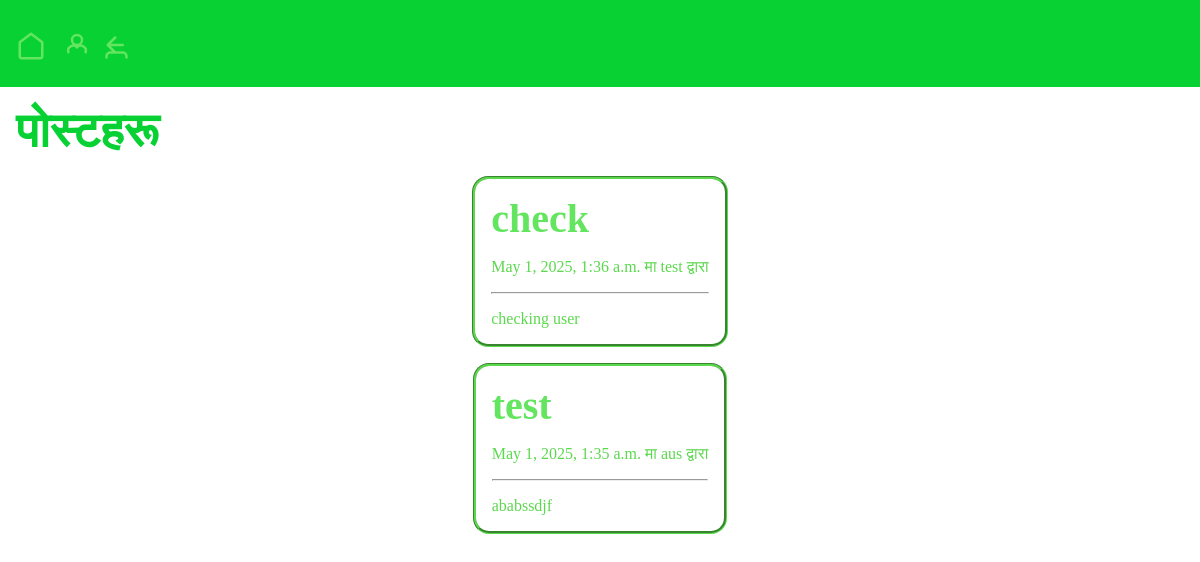
The app's page /posts/, older data.
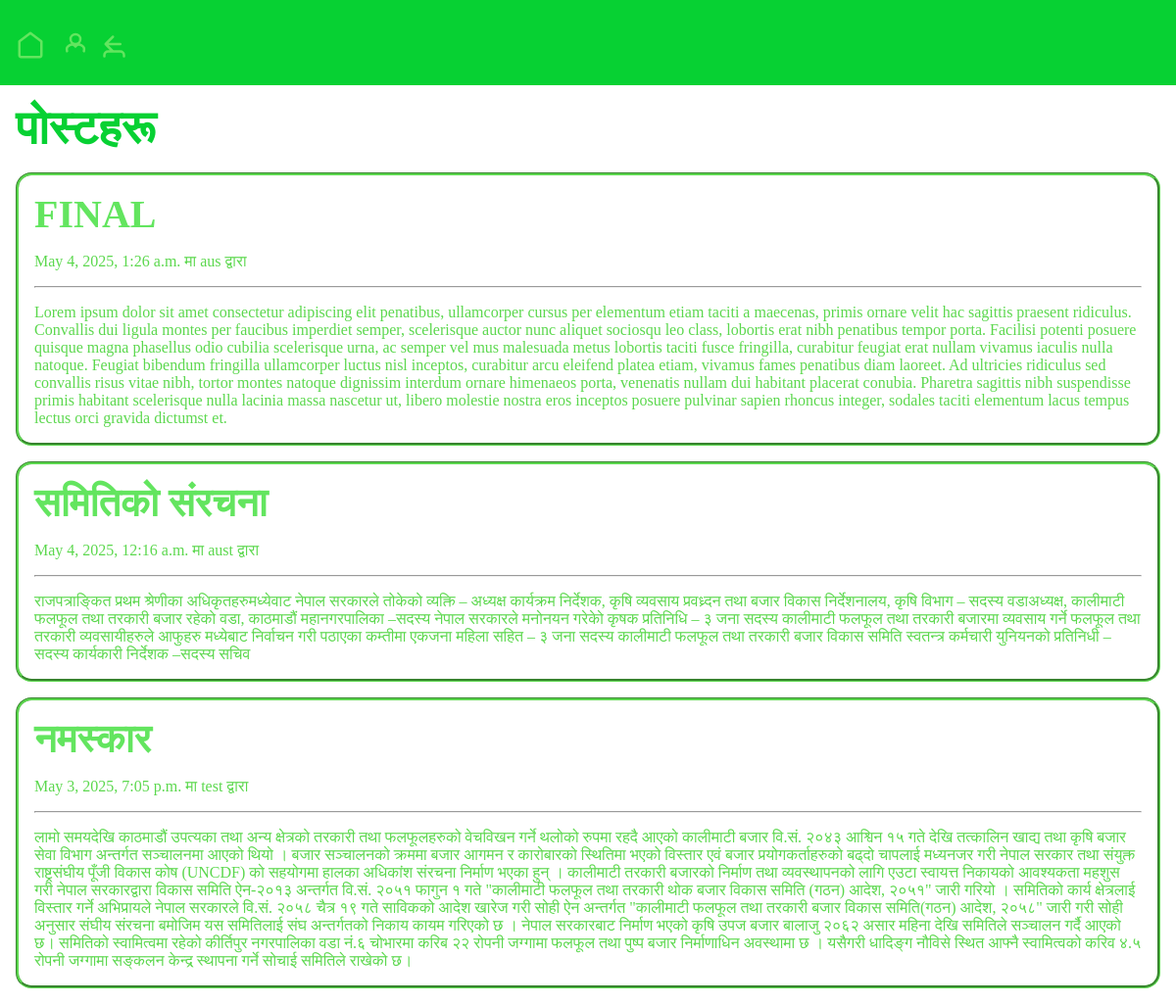
The same page, newer data.
### posts/models.py (models this page shows, shortened)
class Post(models.Model):
    CATEGORY_CHOICES = [('crops', 'बाली'), ('fertilizers', 'मलहरू '), ('market', 'बजार'), ('other', 'अन्य')]
    title = models.CharField(max_length=75)
    body = models.TextField()
    slug = models.SlugField(unique=True)
    date = models.DateTimeField(auto_now_add=True)
    banner = models.ImageField(blank=True)
    author = models.ForeignKey(User, on_delete=models.CASCADE, default=None)
    category = models.CharField(max_length=20, choices=CATEGORY_CHOICES, default='other')

### posts/views.py (the view)
# urls.py: path('', views.posts_list, name = "list"),
def posts_list(request):
    posts = Post.objects.exclude(slug='').order_by('-date')
    return render(request, 'posts/posts_list.html', {'posts': posts})

### posts/templates/posts/posts_list.html (shortened to what this page needs)
{% extends 'layout.html' %}
{% block content %}
    <section>
    <h1>पोस्टहरू  </h1>
    {% for post in posts %}
        <div class = "post-preview">
            <h2>
                {% if post.slug %}
                    <a href="{% url 'posts:page' slug=post.slug %}">
                    {{ post.title }}
                    </a>
                {% else %}
                    {{ post.title }}
                {% endif %}
            </h2>
            <p>{{ post.date }} मा {{ post.author }} द्वारा</p>
            <hr>
            <p>{{ post.body }}</p>
    </div>
    {%endfor%}
    </section>
{% endblock %}

### templates/layout.html (shortened to what this page needs)
<!DOCTYPE html>
{% load static %}
<html lang="ne">
  <head>
    <link rel="stylesheet" href="{% static 'static/css/style.css' %}" />
  </head>
  <body>
    <nav
      class="flex flex-wrap items-center justify-between p-3 bg-green-500 text-white shadow text-sm"
    >
      <div class="flex items-center gap-3">
        <a href="/" class="hover:text-lime-100" title="गृहपृष्ठ">
          <svg
            xmlns="http://www.w3.org/2000/svg"
            viewBox="0 0 24 24"
            fill="none"
            stroke="currentColor"
            width="30"
            height="30"
          >
            <path
              stroke-linecap="round"
              stroke-linejoin="round"
              stroke-width="2"
              d="M3 9.75L12 3l9 6.75V21a1.5 1.5 0 0 1-1.5 1.5h-15A1.5 1.5 0 0 1 3 21V9.75z"
            />
          </svg>
        </a>
      </div>
      <div class="flex items-center gap-4">
        {% if user.is_authenticated %}
        <form
          action="{% url 'users:logout' %}"
          method="post"
          class="flex items-center gap-2"
        >
          {% csrf_token %}
          <button title="बाहिर निस्कनु" class="hover:text-lime-100">
            <svg
              viewBox="0 0 24 24"
              fill="none"
              xmlns="http://www.w3.org/2000/svg"
              stroke="currentColor"
              width="30"
              height="30"
            >
              <path
                d="M15 12L2 12M2 12L5.5 9M2 12L5.5 15"
                stroke-width="1.5"
                stroke-linecap="round"
                stroke-linejoin="round"
              />
              <path
                d="M9.00195 7C9.01406 4.82497 9.11051 3.64706 9.87889 2.87868C10.7576 2 12.1718 2 15.0002 2L16.0002 2C18.8286 2 20.2429 2 21.1215 2.87868C22.0002 3.75736 22.0002 5.17157 22.0002 8L22.0002 16C22.0002 18.8284 22.0002 20.2426 21.1215 21.1213C20.3531 21.8897 19.1752 21.9862 17 21.9983M9.00195 17C9.01406 19.175 9.11051 20.3529 9.87889 21.1213C10.5202 21.7626 11.4467 21.9359 13 21.9827"
                stroke-width="1.5"
                stroke-linecap="round"
                stroke-linejoin="round"
              />
            </svg>
          </button>
        </form>
        {% else %}
        <a
          href="{% url 'users:register' %}"
          title="दर्ता गर्नुहोस्"
          class="hover:text-lime-100"
        >
          <svg
            xmlns="http://www.w3.org/2000/svg"
            viewBox="0 0 24 24"
            fill="none"
            stroke="currentColor"
            width="30"
            height="30"
          >
            <path
              stroke-linecap="round"
              stroke-linejoin="round"
              stroke-width="2"
              d="M5.121 17.804A4 4 0 0112 14a4 4 0 016.879 3.804M12 12a4 4 0 100-8 4 4 0 000 8z"
            />
          </svg>
        </a>
        <a
          href="{% url 'users:login' %}"
          title="लगइन"
          class="hover:text-lime-100"
        >
          <svg
            xmlns="http://www.w3.org/2000/svg"
            viewBox="0 0 24 24"
            fill="none"
            stroke="currentColor"
            width="30"
            height="30"
          >
            <path
              stroke-linecap="round"
              stroke-linejoin="round"
              stroke-width="2"
              d="M15 12H3m6-6l-6 6 6 6m9 4v-1a3 3 0 00-3-3H5a3 3 0 00-3 3v1"
            />
          </svg>
        </a>
        {% endif %}
      </div>
    </nav>
    <main class="mt-4 px-4">{% block content %} {% endblock %}</main>
  </body>
</html>

### static/static/css/style.css (style rules this page uses)
* { margin: 0; padding: 0; box-sizing: border-box; }
body { min-height: 100vh; background-color: white; color: black; font-size: 3rem; }
nav { padding: 1rem; background-color: #07d133; color: white; display: flex; justify-content: left; gap: 1rem; }
main { padding: 1rem; }
section { display: flex; flex-flow: column; gap: 1rem; }
h1 { font-size: 3rem; color: #07d133; }
h2 { font-size: 2.5rem; }
p { font-size: 1rem; }
a { text-decoration: none; color: #63e55f; }
.post-preview { display: flex; flex-direction:column; gap: 1rem; padding: 1rem; margin: auto; background-color: white; color: #5cd84e; border-radius: 1rem; border-style:groove; border-color: #5cd84e; }

Row changes from the older to the newer data that the page shows:
removed Post: title "check", date "May 1, 2025, 1:36 a.m.", author "test", body "checking user"
removed Post: title "test", date "May 1, 2025, 1:35 a.m.", author "aus", body "ababssdjf"
added Post: title "FINAL", date "May 4, 2025, 1:26 a.m.", author "aus", body "Lorem ipsum dolor sit amet consectetur adipiscing elit penatibus, ullamcorper cursus per elementum etiam taciti a maecenas, primis ornare velit hac sagittis praesent ridiculus. Convallis dui ligula montes per faucibus imperdiet semper, scelerisque auctor nunc aliquet sociosqu leo class, lobortis erat nibh penatibus tempor porta. Facilisi potenti posuere quisque magna phasellus odio cubilia scelerisque urna, ac semper vel mus malesuada metus lobortis taciti fusce fringilla, curabitur feugiat erat nullam vivamus iaculis nulla natoque. Feugiat bibendum fringilla ullamcorper luctus nisl inceptos, curabitur arcu eleifend platea etiam, vivamus fames penatibus diam laoreet. Ad ultricies ridiculus…"
added Post: title "समितिको संरचना", date "May 4, 2025, 12:16 a.m.", author "aust", body "राजपत्राङ्कित प्रथम श्रेणीका अधिकृतहरुमध्येवाट नेपाल सरकारले तोकेको व्यक्ति – अध्यक्ष कार्यक्रम निर्देशक, कृषि व्यवसाय प्रवध्र्दन तथा बजार विकास निर्देशनालय, कृषि विभाग – सदस्य वडाअध्यक्ष, कालीमाटी फलफूल तथा तरकारी बजार रहेको वडा, काठमाडौं महानगरपालिका –सदस्य नेपाल सरकारले मनोनयन गरेकोे कृषक प्रतिनिधि – ३ जना सदस्य कालीमाटी फलफूल तथा तरकारी बजारमा व्यवसाय गर्ने फलफूल तथा तरकारी व्यवसायीहरुले आफुहरु मध्येबाट निर्वाचन गरी पठाएका कम्तीमा एकजना महिला सहित – ३ जना सदस्य कालीमाटी फलफूल तथा तरकारी बजार विकास समिति स्वतन्त्र कर्मचारी युनियनको प्रतिनिधी – सदस्य कार्यकारी निर्देशक –सदस्य सचिव"
added Post: title "नमस्कार", date "May 3, 2025, 7:05 p.m.", author "test", body "लामो समयदेखि काठमाडौं उपत्यका तथा अन्य क्षेत्रको तरकारी तथा फलफूलहरुको वेचविखन गर्ने थलोको रुपमा रहदै आएको कालीमाटी बजार वि.सं. २०४३ आश्विन १५ गते देखि तत्कालिन खाद्य तथा कृषि बजार सेवा विभाग अन्तर्गत सञ्चालनमा आएको थियो । बजार सञ्चालनको क्रममा बजार आगमन र कारोबारको स्थितिमा भएको विस्तार एवं बजार प्रयोगकर्ताहरुको बढ्दो चापलाई मध्यनजर गरी नेपाल सरकार तथा संयुक्त राष्ट्रसंघीय पूँजी विकास कोष (UNCDF) को सहयोगमा हालका अधिकांश संरचना निर्माण भएका हुन् । कालीमाटी तरकारी बजारको निर्माण तथा व्यवस्थापनको लागि एउटा स्वायत्त निकायको आवश्यकता महशुस गरी नेपाल सरकारद्वारा विकास समिति ऐन-२०१३ अन्तर्गत वि.सं. २०५१ फागुन १ गते \"कालीमाटी फलफूल तथा तरकारी थोक बजार विकास समिति (गठन) आदेश, २०५१\" जारी गरियो ।…"
